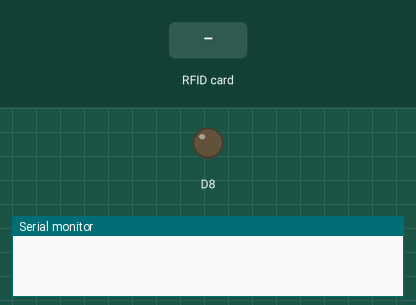
Simulated run of this sketch. Board: ESP8266 (NodeMCU). Shown: output pins drawn as LEDs (lit = HIGH), the last lines printed to the serial monitor. The inputs (shaded band) are chosen by the test bench.

Above: at 1.2 s.
1.3 s: RFID card 11 26 71 95 27 held to the reader
At 2.2 s:
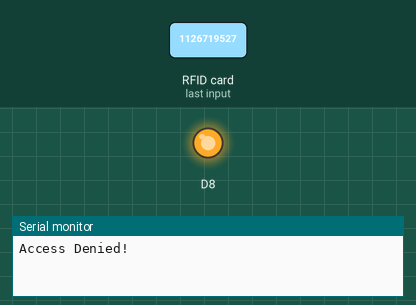
4.3 s: RFID card 35 19 68 51 67 held to the reader
At 7.1 s:
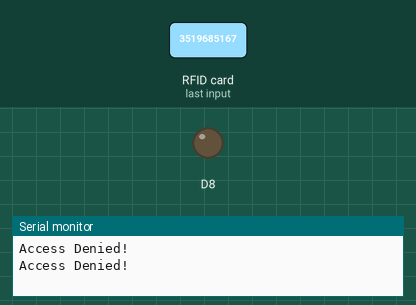
7.3 s: RFID card 49 34 81 70 held to the reader
At 8.5 s:
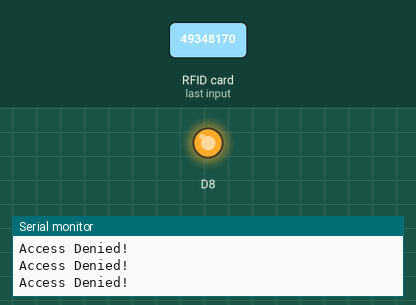
Timing chart, 0 to 10.8 s (numbered marks = the images above; inputs shaded):
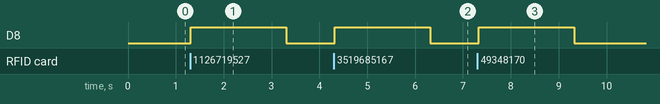

Measured:
- after the input at 1.3 s, D8: LOW → HIGH at once, → LOW 2.0 s later
- after the input at 4.3 s, D8: LOW → HIGH at once, → LOW 2.0 s later
- after the input at 7.3 s, D8: LOW → HIGH at once, → LOW 2.0 s later

The sketch:

rfid_nodemcu.ino
```cpp
/* Read RFID Tag with RC522 RFID Reader
    Made by miliohm.com
*/

#include <SPI.h>
#include <MFRC522.h>

constexpr uint8_t RST_PIN = D3;     // Configurable, see typical pin layout above
constexpr uint8_t SS_PIN = D4;     // Configurable, see typical pin layout above

MFRC522 rfid(SS_PIN, RST_PIN); // Instance of the class
MFRC522::MIFARE_Key key;

String tag;

void setup() {
  Serial.begin(9600);
  SPI.begin(); // Init SPI bus
  rfid.PCD_Init(); // Init MFRC522
  pinMode(D8, OUTPUT);
}

void loop() {
  if ( ! rfid.PICC_IsNewCardPresent())
    return;
  if (rfid.PICC_ReadCardSerial()) {
    for (byte i = 0; i < 4; i++) {
      tag += rfid.uid.uidByte[i];
    }
    if (tag == "1126719527" or tag == "3519685167" or tag == "49348170") {
      Serial.println("Access Granted!");
      digitalWrite(D8, HIGH);
      delay(100);
      digitalWrite(D8, LOW);
      delay(100);
      digitalWrite(D8, HIGH);
      delay(100);
      digitalWrite(D8, LOW);
      delay(100);
      digitalWrite(D8, HIGH);
      delay(100);
      digitalWrite(D8, LOW);
      delay(100);
    } else {
      Serial.println("Access Denied!");
      digitalWrite(D8, HIGH);
      delay(2000);
      digitalWrite(D8, LOW);
    }
    tag = "";
    rfid.PICC_HaltA();
    rfid.PCD_StopCrypto1();
  }
}
```
